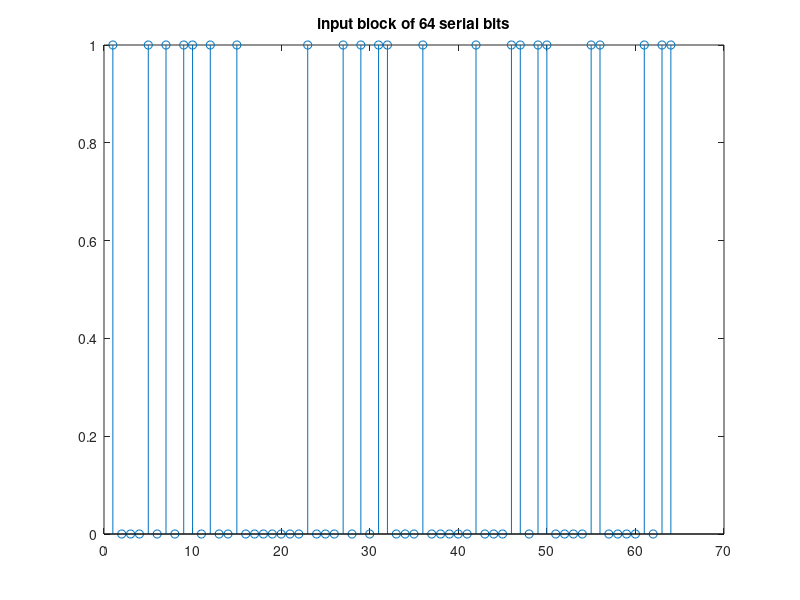
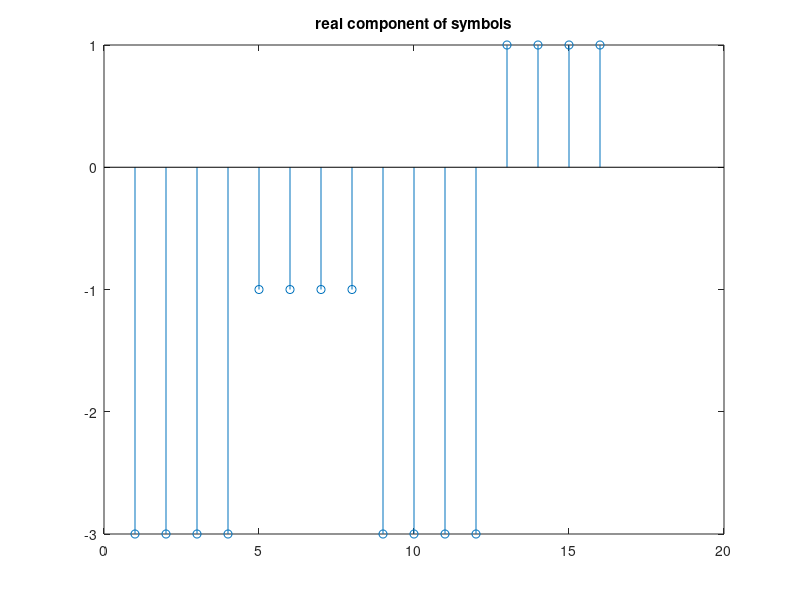
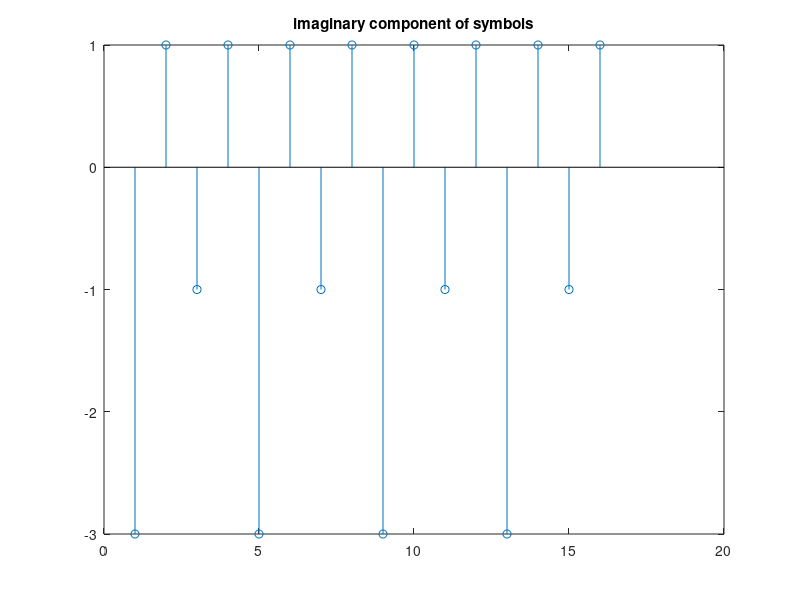
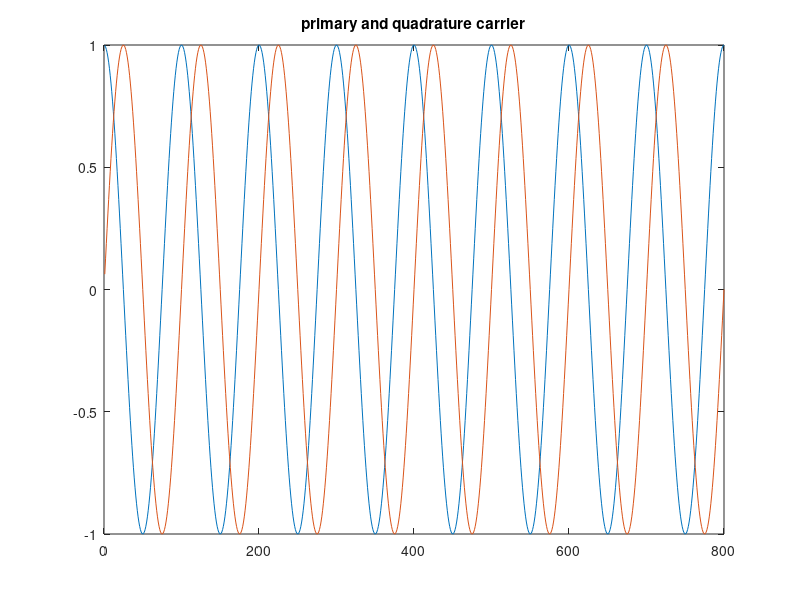

These figures' MATLAB source, in order:
clc;
close all;
clear all;
mapping=[-3, -1, -3, 1];
count=1;
for b1=0:1
 for b2=0:1
  for b3=0:1
   for b4=0:1
    b=[b1,b2,b3,b4];
    B(count,:)=b;
    if (b1==0)&&(b2==0)
     map(:,1)=mapping(1);
    elseif (b1==0)&&(b2==1)
     map(:,1)=mapping(2);
    elseif (b1==1)&&(b2==0)
     map(:,1)=mapping(3);
    else
     map(:,1)=mapping(4);
    endif
    if (b3==0)&&(b4==0)
     map(:,2)=mapping(1);
    elseif (b3==0)&&(b4==0)
     map(:,2)=mapping(1);
    elseif (b3==1)&&(b4==0)
     map(:,2)=mapping(2);
    elseif (b3==1)&&(b4==0)
     map(:,2)=mapping(3);
    else
     map(:,2)=mapping(4);
    endif
    Map(count,:)=map;
    count=count+1;
   endfor
  endfor
 endfor
endfor
B
Map
####################################################
count=1;
bit_pattern = randi([0,1],1,64)
figure()
stem(bit_pattern)
title('input block of 64 serial bits')
for i=1:4:61
 b=[bit_pattern(i),bit_pattern(i+1),bit_pattern(i+2),bit_pattern(i+3)]
 givenB(count,:)=b;
 for j=1:16
 if b==B(j,:)
  k=j;
  break
 endif
 endfor
 resp_map(count,:)=(Map(k,:));
 count=count+1;
endfor
givenB
resp_map
figure()
stem(Map(:,1))
title('real component of symbols')
figure()
stem(Map(:,2))
title('imaginary component of symbols')
####################################################
fo=24000000;
to=1/fo;
t=0.01*to:0.01*to:8*to;
carr_real=cos(2*pi*fo*t);
carr_imaj=sin(2*pi*fo*t);
figure();
plot(carr_real)
hold on
plot(carr_imaj)
title('primary and quadrature carrier')
figure()
for i=1:16
 channel_real=resp_map(i,1)*carr_real;
 channel_imaj=resp_map(i,2)*carr_imaj;
 channel=channel_real+channel_imaj;
 subplot(4,4,i)
 plot(channel)
endfor
title('sample carrier modulation of the 16 symbols')


